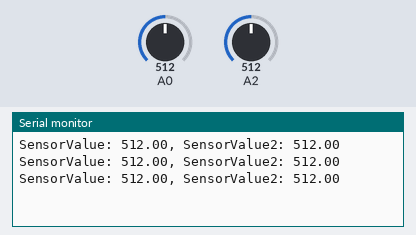
Recording of a sketch running on a simulated Arduino Uno, built with avr-gcc and run on an emulated ATmega328P. Shown: the last lines printed to the serial monitor. The inputs (shaded band) are chosen by the test bench; at power-on: A0 = 512, A2 = 512.

Above: at 1.3 s.
1.4 s: A0 set to 716
At 1.9 s:
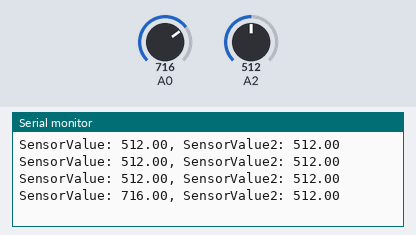
2.9 s: A2 set to 716
At 3.4 s:
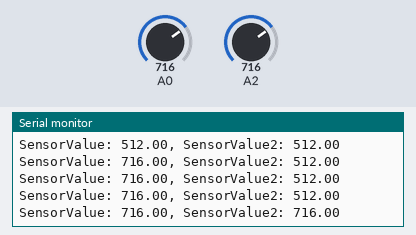
4.4 s: A0 set to 900
At 4.9 s:
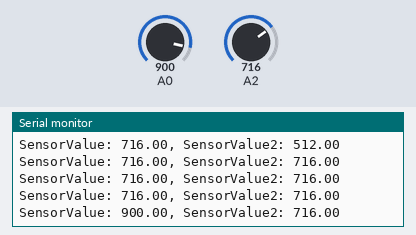
5.9 s: A2 set to 900
At 6.4 s:
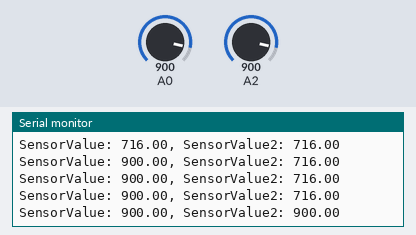
Timing chart, 0 to 8.4 s (numbered marks = the images above; inputs shaded):
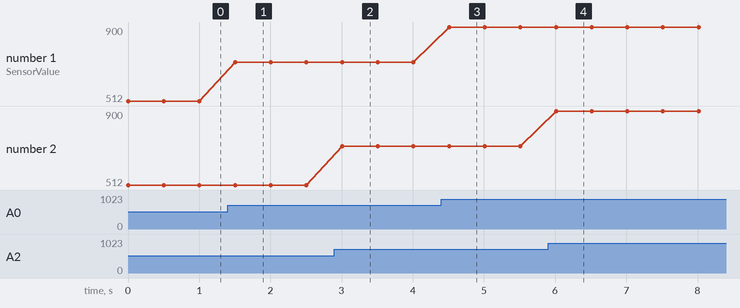

Measured:
- after the input at 1.4 s, the serial monitor: prints a new line after 0.10 s (image 1)
- after the input at 2.9 s, the serial monitor: prints a new line after 0.11 s (image 2)
- after the input at 4.4 s, the serial monitor: prints a new line after 0.11 s (image 3)
- after the input at 5.9 s, the serial monitor: prints a new line after 0.11 s (image 4)
- plotted number 1: 512 → 716 after the input at 1.4 s, 716 → 900 after the input at 4.4 s

The sketch:

TermistorCalibration2.ino
```cpp
void setup() {
    Serial.begin(9600);
    pinMode(A0, INPUT);
    pinMode(A2, INPUT);
}


void loop() {
    float SensorValue = analogRead(A0);
    float SensorValue2 = analogRead(A2);

    Serial.println("SensorValue: " + String(SensorValue) + ", SensorValue2: " + String(SensorValue2));

    #define DELAY 500
    delay(DELAY);
}
```
